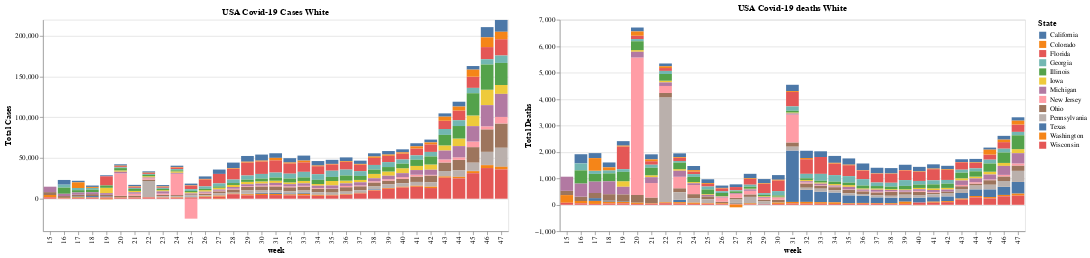

Notebook code for this chart:
### Code cell
brush=alt.selection(type='interval')
filter=all_state['Ethnic']=='White'
all_state_sub=all_state[filter]
bar1 = alt.Chart(all_state_sub, title="USA Covid-19 Cases White").mark_bar().encode(
     x='week:N',
     y=alt.Y('week_cases:Q', title="Total Cases"),
     color='State:N',
     tooltip=['State:N',
              alt.Tooltip('week_cases:Q'),
              alt.Tooltip('week_deaths:Q')
     ]
).add_selection(brush)

bar2 = alt.Chart(all_state_sub,title="USA Covid-19 deaths White").mark_bar().encode(
    x='week:N',
    y=alt.Y('week_deaths:Q', title="Total Deaths"),
    color='State:N',
    tooltip=['State:N',
             alt.Tooltip('week_cases:Q'),
             alt.Tooltip('week_deaths:Q')
             ]
#).transform_filter(brush)
).add_selection(brush)

combined1=bar1 | bar2 



combined1.save('USA_Covid_State_White_weekly.html')
from google.colab import files
files.download('USA_Covid_State_White_weekly.html')
combined1

### Figure 1 — Vega-Lite specification as saved in the notebook (floating-point values rounded to 4 significant figures; data arrays with more than 128 entries replaced by an {"elided": "..."} marker saying what was removed)
{"config": {"view": {"continuousWidth": 400, "continuousHeight": 300}}, "hconcat": [{"mark": "bar", "encoding": {"color": {"type": "nominal", "field": "State"}, "tooltip": [{"type": "nominal", "field": "State"}, {"type": "quantitative", "field": "week_cases"}, {"type": "quantitative", "field": "week_deaths"}], "x": {"type": "nominal", "field": "week"}, "y": {"type": "quantitative", "field": "week_cases", "title": "Total Cases"}}, "selection": {"selector013": {"type": "interval"}}, "title": "USA Covid-19 Cases White"}, {"mark": "bar", "encoding": {"color": {"type": "nominal", "field": "State"}, "tooltip": [{"type": "nominal", "field": "State"}, {"type": "quantitative", "field": "week_cases"}, {"type": "quantitative", "field": "week_deaths"}], "x": {"type": "nominal", "field": "week"}, "y": {"type": "quantitative", "field": "week_deaths", "title": "Total Deaths"}}, "selection": {"selector013": {"type": "interval"}}, "title": "USA Covid-19 deaths White"}], "data": {"name": "data-49b80afc3ec5567343cf149299a33e65"}, "$schema": "https://vega.github.io/schema/vega-lite/v4.8.1.json", "datasets": {"data-49b80afc3ec5567343cf149299a33e65": {"elided": "402 records"}}}
